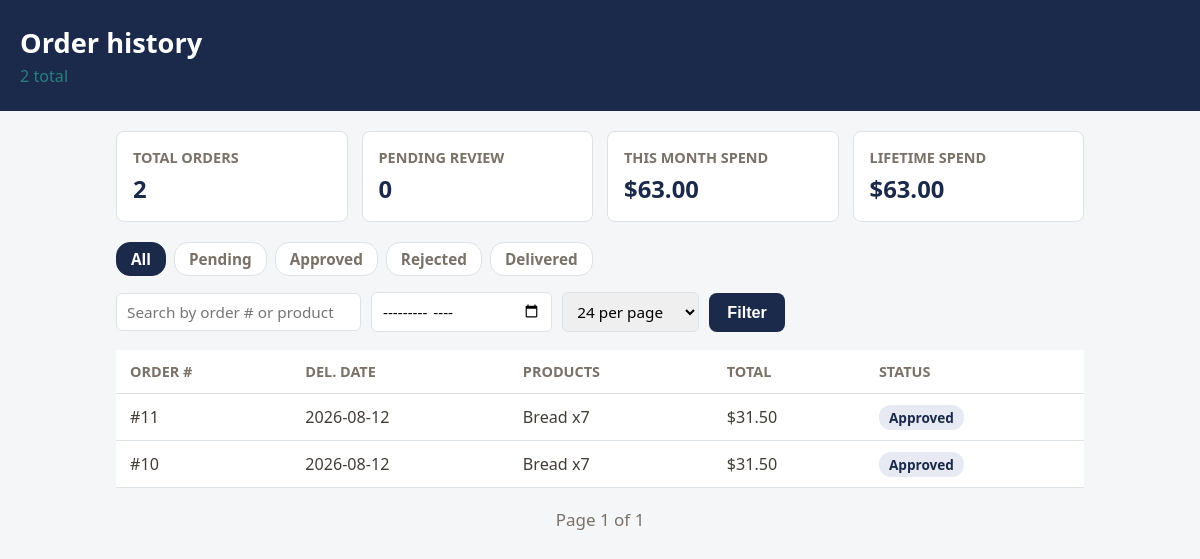
The app's page /client/orders (signed in), older data.
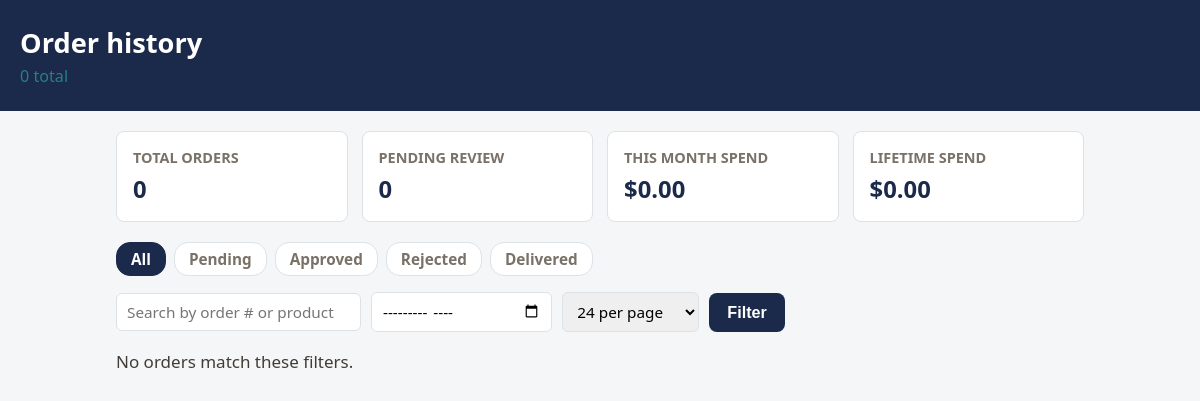
The same page, newer data.
### tables this page shows
CREATE TABLE orders (
    order_id             INTEGER PRIMARY KEY AUTOINCREMENT,
    client_id            INTEGER NOT NULL REFERENCES clients(client_id) ON DELETE CASCADE,
    -- ISO date. Validated in Order.place() against the client's 2 assigned
    -- weekdays (FR-B1) -- not expressible as a DB CHECK since it depends on
    -- another table's row.
    delivery_date        TEXT NOT NULL,
    order_status         TEXT NOT NULL DEFAULT 'pending'
                         CHECK (order_status IN ('pending', 'approved', 'rejected', 'delivered')),
    special_instructions TEXT CHECK (special_instructions IS NULL OR LENGTH(special_instructions) <= 300),
    order_created_at     TEXT NOT NULL DEFAULT (STRFTIME('%Y-%m-%dT%H:%M:%S', 'now')),
    approved_by          INTEGER REFERENCES users(user_id),  -- NULL while pending (FR-B4)
    approved_at          TEXT
, rejection_reason TEXT CHECK (rejection_reason IS NULL OR LENGTH(rejection_reason) <= 300));

### routes/orders.py (the view)
@orders_bp.route("/client/orders")
@login_required("client")
def client_order_history():
    client = Client.load_by_user_id(session["user_id"])
    status = request.args.get("status", "All")
    month = request.args.get("month", "").strip()
    search = request.args.get("search", "").strip()
    page, per_page = _parse_pagination_args(request.args)
    orders, total_count = Order.list_for_client(
        client.client_id, status=status, month=month or None, search=search or None,
        page=page, per_page=per_page,
    )
    summary = Order.get_client_summary(client.client_id)
    return render_template(
        "client_order_history.html", client=client, orders=orders, summary=summary,
        status=status, month=month, search=search, page=page, per_page=per_page,
        page_sizes=PAGE_SIZES, total_count=total_count,
        total_pages=max(1, ceil(total_count / per_page)),
    )

### app.py (called while the page is built)
@app.context_processor
def inject_owner_nav_data():
    if session.get("role") == "owner":
        return {"owner_pending_count": Order.count_pending()}
    return {}

### database/db.py (called while the page is built)
def get_db_connection():
    DATABASE_PATH.parent.mkdir(parents=True, exist_ok=True)
    connection = sqlite3.connect(DATABASE_PATH)
    connection.row_factory = sqlite3.Row
    connection.execute("PRAGMA foreign_keys = ON")
    return connection

### models/client.py (called while the page is built)
    @property
    def client_id(self):
        return self._client_id

    @staticmethod
    def _from_joined_row(row):
        return Client(
            user_id=row["user_id"], email=row["email"], password_hash=row["password_hash"],
            is_active=row["is_active"], client_id=row["client_id"],
            business_name=row["business_name"], abn=row["abn"],
            delivery_zone=row["delivery_zone"], delivery_day1=row["delivery_day1"],
            delivery_day2=row["delivery_day2"], delivery_charge=row["delivery_charge"],
            internal_notes=row["internal_notes"], login_at=row["login_at"],
        )

### models/order.py (called while the page is built)
    @property
    def order_id(self):
        return self._order_id

    @property
    def delivery_date(self):
        return self._delivery_date

### templates/client_order_history.html (shortened to what this page needs)
{% extends "base.html" %}
{% block body %}
<div class="order-page">
    <header class="order-header">
        <h1>Order history</h1>
        <p class="order-subtext">{{ total_count }} total</p>
    </header>
    <main class="client-table-wrap">
        <div class="summary-cards">
            <div class="summary-card">
                <div class="summary-card-label">Total orders</div>
                <div class="summary-card-value">{{ summary.total_order_count }}</div>
            </div>
            <div class="summary-card">
                <div class="summary-card-label">Pending review</div>
                <div class="summary-card-value">{{ summary.pending_count }}</div>
            </div>
            <div class="summary-card">
                <div class="summary-card-label">This month spend</div>
                <div class="summary-card-value">${{ "%.2f"|format(summary.this_month_spend) }}</div>
            </div>
            <div class="summary-card">
                <div class="summary-card-label">Lifetime spend</div>
                <div class="summary-card-value">${{ "%.2f"|format(summary.lifetime_spend) }}</div>
            </div>
        </div>
        <div class="status-tabs">
            {% for option in ["All", "Pending", "Approved", "Rejected", "Delivered"] %}
            <a class="status-tab {% if status == option %}active{% endif %}"
               href="{{ url_for('orders.client_order_history', status=option, month=month, search=search, per_page=per_page) }}">{{ option }}</a>
            {% endfor %}
        </div>
        <form method="get" action="{{ url_for('orders.client_order_history') }}" class="order-filter-form">
            <input type="text" name="search" placeholder="Search by order # or product" value="{{ search }}">
            <input type="month" name="month" value="{{ month }}">
            <select name="per_page">
                {% for size in page_sizes %}
                <option value="{{ size }}" {% if per_page == size %}selected{% endif %}>{{ size }} per page</option>
                {% endfor %}
            </select>
            <button type="submit" class="btn-primary btn-inline">Filter</button>
        </form>
        {% if not orders %}
        <p>No orders match these filters.</p>
        {% else %}
        <table class="client-table">
            <thead>
                <tr>
                    <th>Order #</th>
                    <th>Del. Date</th>
                    <th>Products</th>
                    <th>Total</th>
                    <th>Status</th>
                </tr>
            </thead>
            <tbody>
                {% for order in orders %}
                <tr>
                    <td>#{{ order.order_id }}</td>
                    <td>{{ order.delivery_date }}</td>
                    <td>{{ order.product_summary }}</td>
                    <td>${{ "%.2f"|format(order.total_value) }}</td>
                    <td><span class="status-pill status-{{ order.order_status }}">{{ order.order_status|capitalize }}</span></td>
                </tr>
                {% endfor %}
            </tbody>
        </table>
        <div class="pagination">
            <span>Page {{ page }} of {{ total_pages }}</span>
        </div>
        {% endif %}
    </main>
</div>
{% endblock %}

Row changes from the older to the newer data that the page shows:
removed orders: order_id "11", delivery_date "2026-08-12", product_summary "Bread x7", total_value "31.50", order_status "Approved"
removed orders: order_id "10", delivery_date "2026-08-12", product_summary "Bread x7", total_value "31.50", order_status "Approved"
Text that changed along with them:
{{ total_count }}: "2" → "0"
{{ summary.total_order_count }}: "2" → "0"
{{ "%.2f"|format(summary.this_month_spend) }}: "63.00" → "0.00"
{{ "%.2f"|format(summary.lifetime_spend) }}: "63.00" → "0.00"
{{ page }}: "1" → (not shown)
{{ total_pages }}: "1" → (not shown)
text no longer shown: "ORDER # DEL. DATE PRODUCTS TOTAL STATUS Page of"
text now shown: "No orders match these filters."
